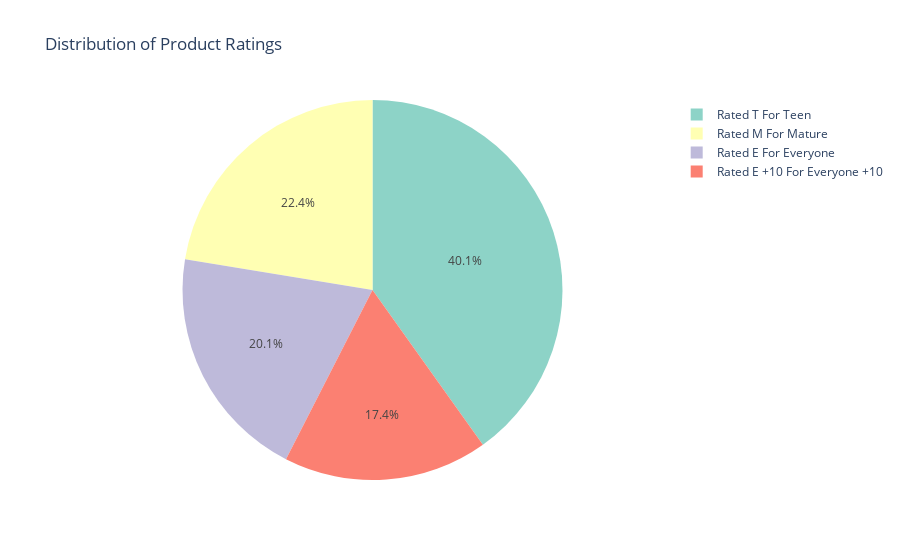

The notebook cell saved with this chart:
### Markdown cell above
### Let's start analyzing the video game data

### Code cell
z1 = df.groupby(['Product Rating']).size().reset_index(name='counts')
pieChart = px.pie(z,values='counts', names='Product Rating',title='Distribution of Product Ratings', color_discrete_sequence=px.colors.qualitative.Set3)
pieChart.show()

### Figure 1 — Plotly figure (JSON) as saved in the notebook; plotly's stock layout.template omitted (floating-point values rounded to 4 significant figures)
{"data": [{"domain": {"x": [0, 1], "y": [0, 1]}, "hovertemplate": "Product Rating=%{label}<br>counts=%{value}<extra></extra>", "labels": ["Rated E +10 For Everyone +10", "Rated E For Everyone", "Rated M For Mature", "Rated T For Teen"], "legendgroup": "", "name": "", "showlegend": true, "type": "pie", "values": [52, 60, 67, 120]}], "layout": {"autosize": true, "legend": {"tracegroupgap": 0}, "piecolorway": ["rgb(141,211,199)", "rgb(255,255,179)", "rgb(190,186,218)", "rgb(251,128,114)", "rgb(128,177,211)", "rgb(253,180,98)", "rgb(179,222,105)", "rgb(252,205,229)", "rgb(217,217,217)", "rgb(188,128,189)", "rgb(204,235,197)", "rgb(255,237,111)"], "title": {"text": "Distribution of Product Ratings"}}}
